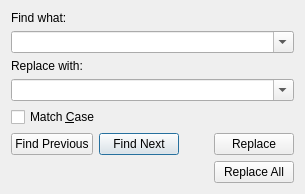
<?xml version="1.0" encoding="UTF-8"?>
<ui version="4.0">
 <class>ReplaceInFilesDialog</class>
 <widget class="QWidget" name="ReplaceInFilesDialog">
  <property name="geometry">
   <rect>
    <x>0</x>
    <y>0</y>
    <width>305</width>
    <height>187</height>
   </rect>
  </property>
  <property name="windowTitle">
   <string>Replace</string>
  </property>
  <layout class="QVBoxLayout" name="verticalLayout">
   <item>
    <widget class="QLabel" name="label">
     <property name="text">
      <string>Find what:</string>
     </property>
    </widget>
   </item>
   <item>
    <widget class="QComboBox" name="findInput">
     <property name="editable">
      <bool>true</bool>
     </property>
     <property name="maxCount">
      <number>20</number>
     </property>
     <property name="insertPolicy">
      <enum>QComboBox::InsertAtTop</enum>
     </property>
     <property name="duplicatesEnabled">
      <bool>true</bool>
     </property>
    </widget>
   </item>
   <item>
    <widget class="QLabel" name="label_2">
     <property name="text">
      <string>Replace with:</string>
     </property>
    </widget>
   </item>
   <item>
    <widget class="QComboBox" name="replaceInput">
     <property name="editable">
      <bool>true</bool>
     </property>
     <property name="maxCount">
      <number>20</number>
     </property>
     <property name="insertPolicy">
      <enum>QComboBox::InsertAtTop</enum>
     </property>
     <property name="duplicatesEnabled">
      <bool>true</bool>
     </property>
    </widget>
   </item>
   <item>
    <widget class="QCheckBox" name="matchCaseOption">
     <property name="text">
      <string>Match &amp;Case</string>
     </property>
     <property name="checked">
      <bool>false</bool>
     </property>
    </widget>
   </item>
   <item>
    <layout class="QHBoxLayout" name="horizontalLayout">
     <item>
      <widget class="QPushButton" name="findPreviousBn">
       <property name="text">
        <string>Find Previous</string>
       </property>
      </widget>
     </item>
     <item>
      <widget class="QPushButton" name="findNextBn">
       <property name="text">
        <string>Find Next</string>
       </property>
       <property name="autoDefault">
        <bool>true</bool>
       </property>
       <property name="default">
        <bool>true</bool>
       </property>
      </widget>
     </item>
     <item>
      <spacer name="horizontalSpacer">
       <property name="orientation">
        <enum>Qt::Horizontal</enum>
       </property>
       <property name="sizeHint" stdset="0">
        <size>
         <width>40</width>
         <height>20</height>
        </size>
       </property>
      </spacer>
     </item>
     <item>
      <widget class="QPushButton" name="replaceBn">
       <property name="text">
        <string>Replace</string>
       </property>
       <property name="autoDefault">
        <bool>false</bool>
       </property>
       <property name="default">
        <bool>false</bool>
       </property>
      </widget>
     </item>
    </layout>
   </item>
   <item>
    <layout class="QHBoxLayout" name="horizontalLayout_2">
     <item>
      <spacer name="horizontalSpacer_2">
       <property name="orientation">
        <enum>Qt::Horizontal</enum>
       </property>
       <property name="sizeHint" stdset="0">
        <size>
         <width>40</width>
         <height>20</height>
        </size>
       </property>
      </spacer>
     </item>
     <item>
      <widget class="QPushButton" name="replaceAllBn">
       <property name="text">
        <string>Replace All</string>
       </property>
      </widget>
     </item>
    </layout>
   </item>
  </layout>
 </widget>
 <resources/>
 <connections/>
</ui>
